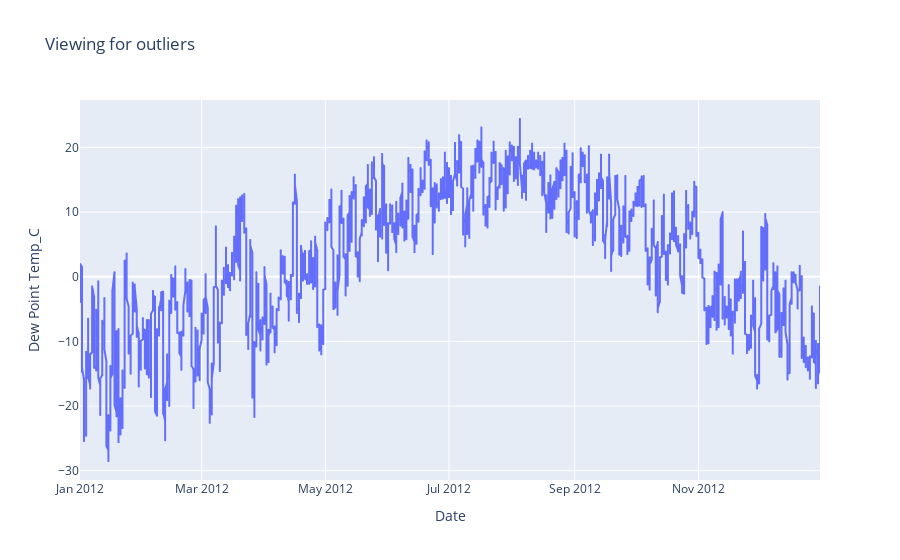

The code cell stored with this chart in its notebook:
### Code cell
px.line(data_frame = data, x = "Date", y="Dew Point Temp_C", title = "Viewing for outliers")

### Figure 1 — Plotly figure (JSON) as saved in the notebook; plotly's stock layout.template omitted (floating-point values rounded to 4 significant figures; data arrays with more than 128 entries replaced by an {"elided": "..."} marker saying what was removed)
{"data": [{"hovertemplate": "Date=%{x}<br>Dew Point Temp_C=%{y}<extra></extra>", "legendgroup": "", "line": {"color": "#636efa", "dash": "solid"}, "marker": {"symbol": "circle"}, "mode": "lines", "name": "", "showlegend": false, "type": "scattergl", "x": {"elided": "8784 str values"}, "xaxis": "x", "y": {"elided": "8784 float values"}, "yaxis": "y"}], "layout": {"legend": {"tracegroupgap": 0}, "title": {"text": "Viewing for outliers"}, "xaxis": {"anchor": "y", "domain": [0, 1], "title": {"text": "Date"}}, "yaxis": {"anchor": "x", "domain": [0, 1], "title": {"text": "Dew Point Temp_C"}}}}
